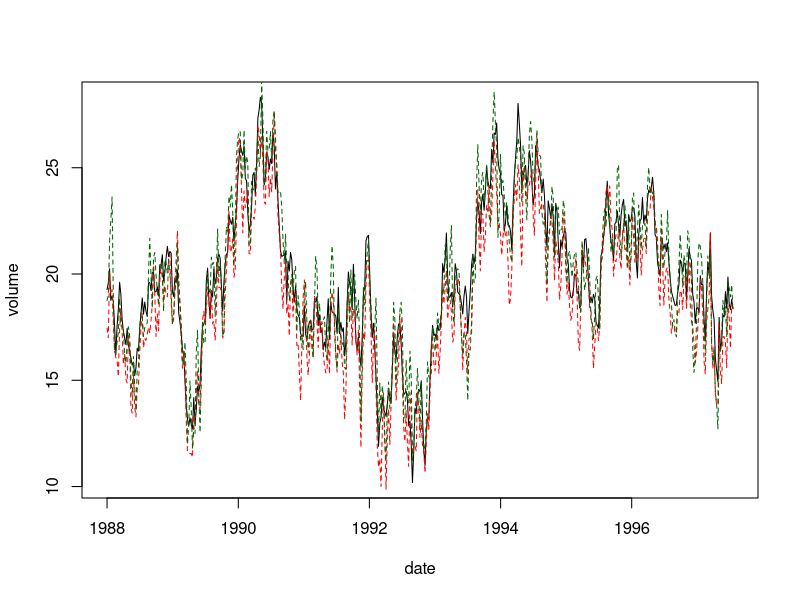
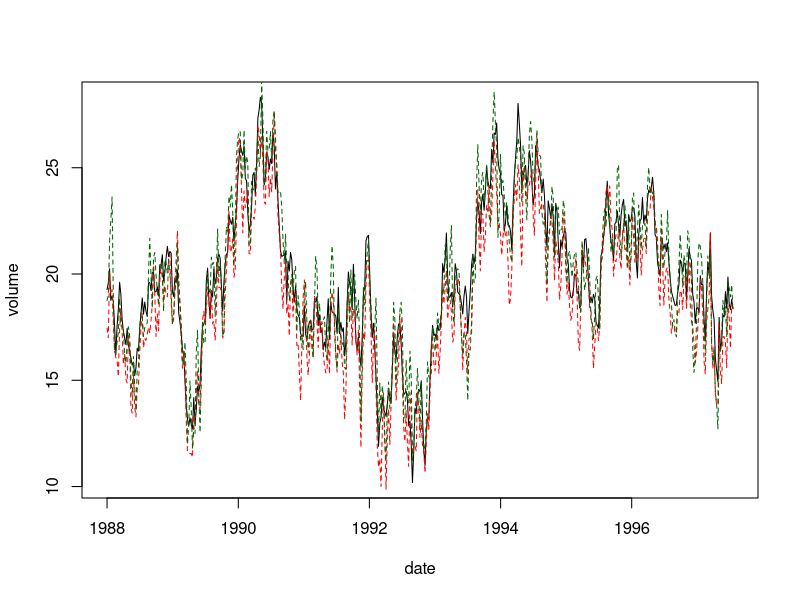

Write R code to recreate these figures, in order.
## ---- chunk 1

knitr::opts_chunk$set(echo = TRUE,
                      dev = 'svg',
                      fig.cap = '',
                      warning = FALSE,
                      message = FALSE,
                      fig.path = 'figure/point-forecast-evaluation/',
                      cache.path = 'cache/point-forecast-evaluation/')

## ---- chunk 2

# load data set

data <- read.delim("./data/fcst12input.dat", header = TRUE, sep="\t") 

data$DATE <- seq.Date(from = as.Date("1988-01-01"), to = as.Date("1997-07-24"), by = "week")

## ---- chunk 3

# load data set
plot(data$DATE, data$VOL, type = "l", xlab = "date", ylab = "volume")
lines(data$DATE, data$VOLJ, lty = 2, col = "red")
lines(data$DATE, data$VOLQ, lty = 2, col = "darkgreen")

## ---- chunk 4

# load data set
plot(data$DATE, data$VOL, type = "l", xlab = "date", ylab = "volume")
lines(data$DATE, data$VOLJ, lty = 2, col = "red")
lines(data$DATE, data$VOLQ, lty = 2, col = "darkgreen")

## ---- chunk 5

# calculate forecast errors
data$EJ <- data$VOL - data$VOLJ
data$EQ <- data$VOL - data$VOLQ

## ---- chunk 6

# regression...
reg.res.q <- arima(data$EQ, order = c(0, 0, 1), method = "CSS-ML")
reg.res.q$coef
reg.res.q <- arima(data$EQ, order = c(0, 0, 1), method = "ML")
reg.res.q$coef
reg.res.q <- arima(data$EQ, order = c(0, 0, 1), method = "CSS")
reg.res.q$coef

